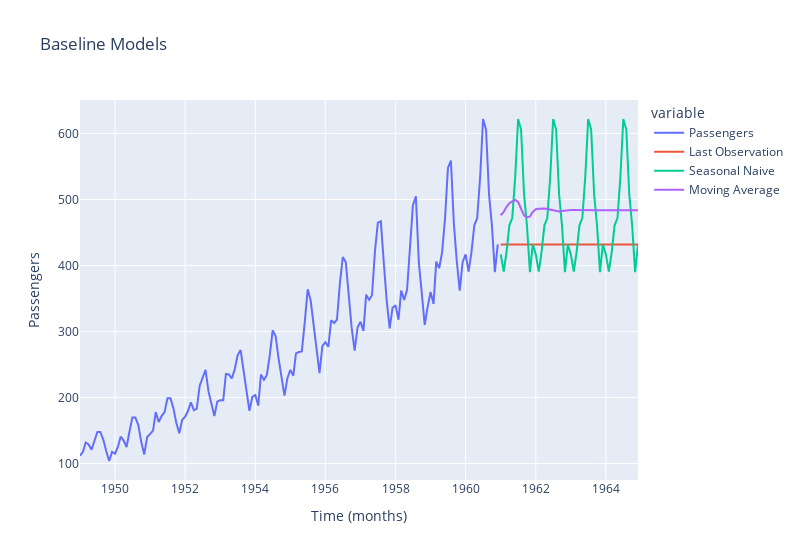

Notebook source saved alongside this figure:
### Markdown cell above
## Moving Average Method

### Code cell
def moving_average_forecast(data, window_size, horizon): 
    for i in range(horizon):
        forecast = data[-window_size:].mean()
        data = np.concatenate([data, [forecast]])
    return data[-horizon:]

df_forecast['Moving Average'] = moving_average_forecast(data, window_size=12, horizon=horizon)

fig = pd.concat([df_passengers, df_forecast]).plot(title='Baseline Models', width=800)
fig = fig.update_layout(xaxis_title='Time (months)', yaxis_title='Passengers')
fig

### Figure 1 — Plotly figure (JSON) as saved in the notebook; plotly's stock layout.template omitted (floating-point values rounded to 4 significant figures; data arrays with more than 128 entries replaced by an {"elided": "..."} marker saying what was removed)
{"data": [{"hovertemplate": "variable=Passengers<br>index=%{x}<br>value=%{y}<extra></extra>", "legendgroup": "Passengers", "line": {"color": "#636efa", "dash": "solid"}, "marker": {"symbol": "circle"}, "mode": "lines", "name": "Passengers", "orientation": "v", "showlegend": true, "type": "scatter", "x": {"elided": "192 str values"}, "xaxis": "x", "y": {"elided": "192 int values"}, "yaxis": "y"}, {"hovertemplate": "variable=Last Observation<br>index=%{x}<br>value=%{y}<extra></extra>", "legendgroup": "Last Observation", "line": {"color": "#EF553B", "dash": "solid"}, "marker": {"symbol": "circle"}, "mode": "lines", "name": "Last Observation", "orientation": "v", "showlegend": true, "type": "scatter", "x": {"elided": "192 str values"}, "xaxis": "x", "y": {"elided": "192 int values"}, "yaxis": "y"}, {"hovertemplate": "variable=Seasonal Naive<br>index=%{x}<br>value=%{y}<extra></extra>", "legendgroup": "Seasonal Naive", "line": {"color": "#00cc96", "dash": "solid"}, "marker": {"symbol": "circle"}, "mode": "lines", "name": "Seasonal Naive", "orientation": "v", "showlegend": true, "type": "scatter", "x": {"elided": "192 str values"}, "xaxis": "x", "y": {"elided": "192 int values"}, "yaxis": "y"}, {"hovertemplate": "variable=Moving Average<br>index=%{x}<br>value=%{y}<extra></extra>", "legendgroup": "Moving Average", "line": {"color": "#ab63fa", "dash": "solid"}, "marker": {"symbol": "circle"}, "mode": "lines", "name": "Moving Average", "orientation": "v", "showlegend": true, "type": "scatter", "x": {"elided": "192 str values"}, "xaxis": "x", "y": {"elided": "192 float values"}, "yaxis": "y"}], "layout": {"legend": {"title": {"text": "variable"}, "tracegroupgap": 0}, "title": {"text": "Baseline Models"}, "width": 800, "xaxis": {"anchor": "y", "domain": [0, 1], "title": {"text": "Time (months)"}}, "yaxis": {"anchor": "x", "domain": [0, 1], "title": {"text": "Passengers"}}}}
